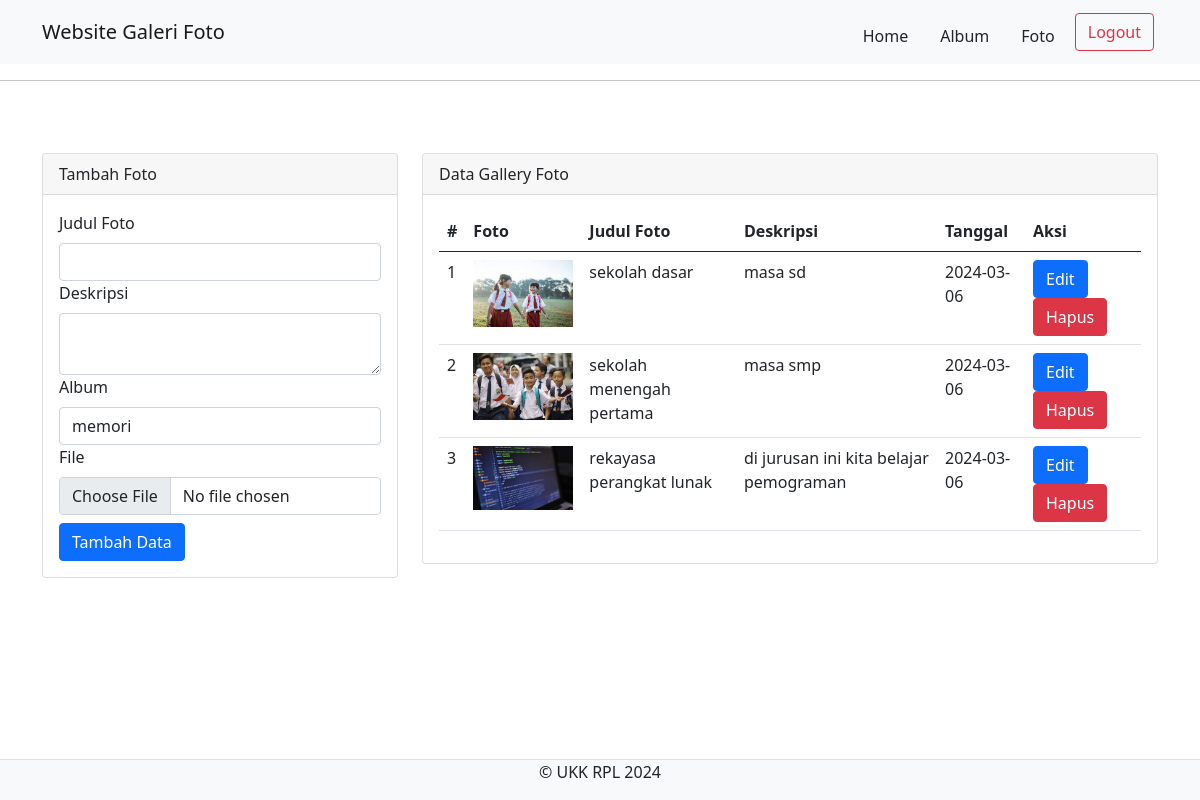
Page /admin/foto.php (signed in) on the committed database.
### tables this page shows
CREATE TABLE `foto` (
  `fotoid` int(11) NOT NULL,
  `judulfoto` varchar(255) NOT NULL,
  `deskripsifoto` text NOT NULL,
  `tanggalunggah` date NOT NULL,
  `lokasifile` varchar(255) NOT NULL,
  `albumid` int(11) NOT NULL,
  `userid` int(11) NOT NULL
);

### admin/foto.php (the view, shortened to what this page needs)
<?php
include '../config/koneksi.php';
?>
<!DOCTYPE html>
<html lang="en">
<head>
    <link rel="stylesheet" href="../assets/css/bootstrap.min.css">
</head>
<body>
 <nav class="navbar navbar-expand-lg navbar-light bg-light">
  <div class="container">
    <a class="navbar-brand" href="index.php">Website Galeri Foto</a>
    <div class="collapse navbar-collapse mt-2" id="navbarNavAltMarkup">
                    <a href="home.php" class="nav-link text-dark">Home</a>
                    <a href="album.php" class="nav-link text-dark">Album</a>
                    <a href="foto.php" class="nav-link text-dark">Foto</a>
                </div>
                <a href="../config/proses_logout.php" class="btn btn-outline-danger m-1">Logout</a>
            </div>
    </nav>
    <hr>
    <br><br>
    <div class="container">
        <div class="row">
            <div class="col-md-4">
                <div class="card mt-2">
                    <div class="card-header">Tambah Foto</div>
                    <div class="card-body">
                        <form action="../config/tambah_foto.php" method="post" enctype="multipart/form-data">
                            <label class="form-label">Judul Foto</label>
                            <input type="text" name="judulfoto" class="form-control" required>
                            <label class="form-label">Deskripsi</label>
                            <textarea name="deskripsifoto" class="form-control" required></textarea>
                            <label class="form-label">Album</label>
                            <select name="albumid" class="form-control" required>
                                <?php
                                $userid = $_SESSION['userid'];
                                $sql_album = mysqli_query($conn, "select * from album where userid='$userid'");
                                while ($data_album = mysqli_fetch_array($sql_album)) {
                                ?>
                                    <option value="<?php echo $data_album['albumid'] ?>">
                                        <?php echo $data_album['namaalbum'] ?>
                                    </option>
                                <?php } ?>
                            </select>
                            <label class="form-label">File</label>
                            <input type="file" class="form-control" name="lokasifile" required>
                            <button type="submit" class="btn btn-primary mt-2" name="tambah">Tambah Data</button>
                        </form>
                    </div>
                </div>
            </div>
            <div class="col-md-8">
                <div class="card mt-2">
                    <div class="card-header">Data Gallery Foto</div>
                    <div class="card-body">
                        <table class="table">
                            <thead>
                                <tr>
                                    <th>#</th>
                                    <th>Foto</th>
                                    <th>Judul Foto</th>
                                    <th>Deskripsi</th>
                                    <th>Tanggal</th>
                                    <th>Aksi</th>
                                </tr>
                            </thead>
                            <tbody>
                                <?php
                                $no = 1;
                                $userid = $_SESSION['userid'];
                                $sql = mysqli_query($conn, "select * from foto where userid='$userid'");
                                while ($data = mysqli_fetch_array($sql)) {
                                ?>
                                    <tr>
                                        <td>
                                            <?php echo $no++ ?>
                                        </td>
                                        <td><img src="../assets/img/<?php echo $data['lokasifile'] ?>" alt="" width="100"></td>
                                        <td>
                                            <?php echo $data['judulfoto'] ?>
                                        </td>
                                        <td>
                                            <?php echo $data['deskripsifoto'] ?>
                                        </td>
                                        <td>
                                            <?php echo $data['tanggalunggah'] ?>
                                        </td>
                                        <td>
                                            <button type="button" class="btn btn-primary" data-bs-toggle="modal" data-bs-target="#edit<?php echo $data['fotoid'] ?>">
                                                Edit
                                            </button>
                                            <button type="button" class="btn btn-danger" data-bs-toggle="modal" data-bs-target="#hapus<?php echo $data['fotoid'] ?>">
                                                Hapus
                                            </button>
                                        </td>
                                    </tr>
                                <?php } ?>
                            </tbody>
                        </table>
                    </div>
                </div>
            </div>
        </div>
    </div>
    <br><br>
    <footer class="d-flex justify-content-center border-top mt-3 bg-light fixed-bottom">
        <p>&copy; UKK RPL 2024 </p>
    </footer>
</body>
</html>

### rows in the picture
foto: lokasifile (picture), judulfoto "sekolah dasar", deskripsifoto "masa sd", tanggalunggah "2024-03-06"
foto: lokasifile (picture), judulfoto "sekolah menengah pertama", deskripsifoto "masa smp", tanggalunggah "2024-03-06"
foto: lokasifile (picture), judulfoto "rekayasa perangkat lunak", deskripsifoto "di jurusan ini kita belajar pemograman", tanggalunggah "2024-03-06"

### other values in the picture
form field albumid "memori"
